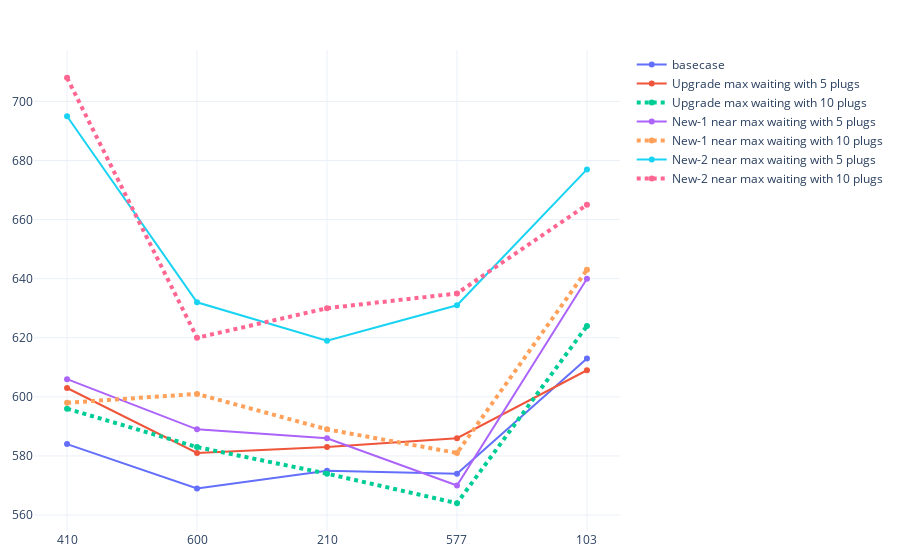

This figure's notebook cell:
### Markdown cell above
#### 5.3 Charging and Waiting Sessions

### Code cell
# charging_sessions count
fig = go.Figure()
fig.add_trace(go.Scatter(x=seeds, y=count_stats[(500 <= count_stats['analysis_id']) & (count_stats['analysis_id']<= 504)].sort_values('analysis_id')['cs_count'],
                    mode='lines+markers',
                    name='basecase'))
fig.add_trace(go.Scatter(x=seeds, y=count_stats[(506 <= count_stats['analysis_id']) & (count_stats['analysis_id']<= 510)].sort_values('analysis_id')['cs_count'],
                    mode='lines+markers',
                    name='Upgrade max waiting with 5 plugs'))
fig.add_trace(go.Scatter(x=seeds, y=count_stats[(511 <= count_stats['analysis_id']) & (count_stats['analysis_id']<= 515)].sort_values('analysis_id')['cs_count'],
                    mode='lines+markers',
                    name='Upgrade max waiting with 10 plugs', line=dict(width=4, dash='dot')))
fig.add_trace(go.Scatter(x=seeds, y=count_stats[(516 <= count_stats['analysis_id']) & (count_stats['analysis_id']<= 520)].sort_values('analysis_id')['cs_count'],
                    mode='lines+markers',
                    name='New-1 near max waiting with 5 plugs'))
fig.add_trace(go.Scatter(x=seeds, y=count_stats[(521 <= count_stats['analysis_id']) & (count_stats['analysis_id']<= 525)].sort_values('analysis_id')['cs_count'],
                    mode='lines+markers',
                    name='New-1 near max waiting with 10 plugs', line=dict(width=4, dash='dot')))
fig.add_trace(go.Scatter(x=seeds, y=count_stats[(526 <= count_stats['analysis_id']) & (count_stats['analysis_id']<= 530)].sort_values('analysis_id')['cs_count'],
                    mode='lines+markers',
                    name='New-2 near max waiting with 5 plugs'))
fig.add_trace(go.Scatter(x=seeds, y=count_stats[(531 <= count_stats['analysis_id']) & (count_stats['analysis_id']<= 535)].sort_values('analysis_id')['cs_count'],
                    mode='lines+markers',
                    name='New-2 near max waiting with 10 plugs', line=dict(width=4, dash='dot')))
fig.update_xaxes(type='category')
fig.update_layout(margin=dict(l=20, r=20, t=50, b=20), uniformtext_minsize=8, uniformtext_mode='hide', template='plotly_white')
fig.show()

### Figure 1 — Plotly figure (JSON) as saved in the notebook; plotly's stock layout.template omitted (floating-point values rounded to 4 significant figures)
{"data": [{"mode": "lines+markers", "name": "basecase", "type": "scatter", "x": ["410", "600", "210", "577", "103"], "y": [584, 569, 575, 574, 613]}, {"mode": "lines+markers", "name": "Upgrade max waiting with 5 plugs", "type": "scatter", "x": ["410", "600", "210", "577", "103"], "y": [603, 581, 583, 586, 609]}, {"line": {"dash": "dot", "width": 4}, "mode": "lines+markers", "name": "Upgrade max waiting with 10 plugs", "type": "scatter", "x": ["410", "600", "210", "577", "103"], "y": [596, 583, 574, 564, 624]}, {"mode": "lines+markers", "name": "New-1 near max waiting with 5 plugs", "type": "scatter", "x": ["410", "600", "210", "577", "103"], "y": [606, 589, 586, 570, 640]}, {"line": {"dash": "dot", "width": 4}, "mode": "lines+markers", "name": "New-1 near max waiting with 10 plugs", "type": "scatter", "x": ["410", "600", "210", "577", "103"], "y": [598, 601, 589, 581, 643]}, {"mode": "lines+markers", "name": "New-2 near max waiting with 5 plugs", "type": "scatter", "x": ["410", "600", "210", "577", "103"], "y": [695, 632, 619, 631, 677]}, {"line": {"dash": "dot", "width": 4}, "mode": "lines+markers", "name": "New-2 near max waiting with 10 plugs", "type": "scatter", "x": ["410", "600", "210", "577", "103"], "y": [708, 620, 630, 635, 665]}], "layout": {"autosize": true, "margin": {"b": 20, "l": 20, "r": 20, "t": 50}, "uniformtext": {"minsize": 8, "mode": "hide"}, "xaxis": {"autorange": true, "range": [-0.2409, 4.241], "type": "category"}, "yaxis": {"autorange": true, "range": [554.2, 717.8], "type": "linear"}}}
